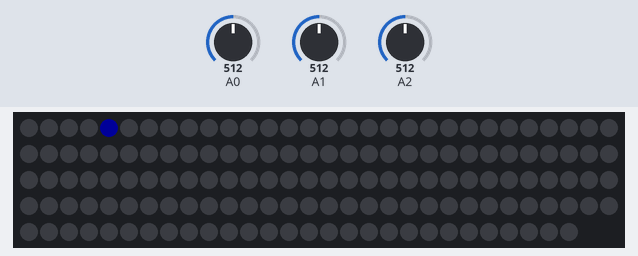
This sketch was run on a simulated Arduino Uno, built with avr-gcc and run on an emulated ATmega328P. Parts: 148 RGB LEDs in strip order, left to right, continuing on the next row. The test bench sets the inputs (shaded band); at power-on: A0 = 512, A1 = 512, A2 = 512. Dim RGB values are drawn brighter than linear.

Above: at 1.2 s.
1.3 s: A0 set to 532
4.3 s: A1 set to 1023
At 5.92 s:
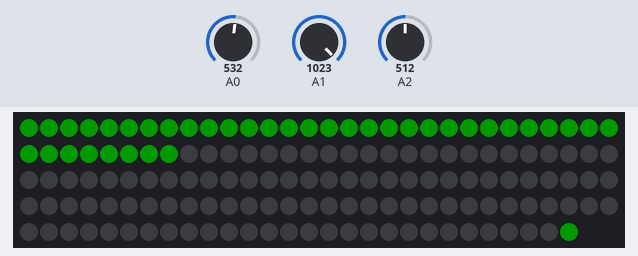
9.9 s: A2 set to 122
At 10.79 s:
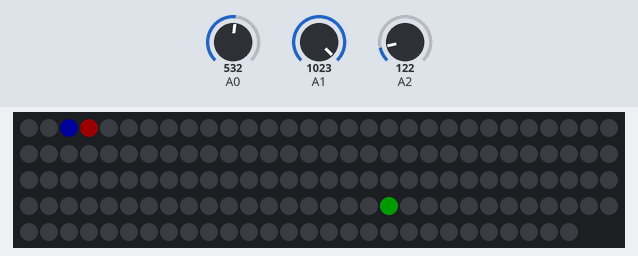
At 30.57 s:
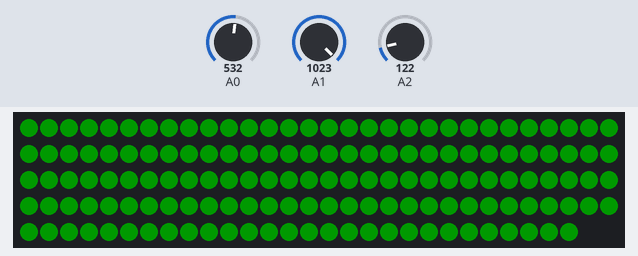

Measured:
- after the input at 4.3 s, the LEDs: first change after 0.27 s (image 1 shows a later state)
- after the input at 9.9 s, the LEDs: first differ from a run without the input after 0.44 s (image 2 shows a later state)

The sketch:

RGB_race.ino
```cpp
#include <Adafruit_NeoPixel.h>

#define PIN 6
Adafruit_NeoPixel strip = Adafruit_NeoPixel(148, PIN, NEO_GRB + NEO_KHZ800);

const int players = 3;
const int playerPin[players] = {0,1,2};
int playerControl[players] = {0,0,0};
long int playerSpeed[players] = {0,0,0};
unsigned int playerPosition[players] = {0,0,0};
unsigned int last[players] = {0,0,0};
uint32_t playerColor[players];

void setup() {

  playerColor[0] = strip.Color(127, 0, 0);
  playerColor[1] = strip.Color(0, 127, 0);
  playerColor[2] = strip.Color(0, 0, 127);

  strip.begin();
  strip.setBrightness(50);
  strip.show();
}

void loop() {

  for ( int i = 0; i < players; i++){
    playerControl[i] = analogRead(playerPin[i]);
    playerSpeed[i] = map(playerControl[i], 0, 1023, 500, 1);
    if (millis() - last[i] > playerSpeed[i]){
      if (playerControl[i] > 100){
        playerPosition[i]++;
        last[i] = millis();
      }

     if (playerPosition[i] >= strip.numPixels())
     {
      colorWipe(playerColor[i], 10);
      colorWipe(strip.Color(0, 0, 0), 10);
      for ( int j = 0; j < players; j++)
        playerPosition[j] = 0;
      break;
     }
    }


  }

  for ( int i = 0; i < players; i++){
    strip.setPixelColor(playerPosition[i], playerColor[i]);
    strip.setPixelColor(playerPosition[i]-1, strip.Color(0, 0, 0));
  }
  strip.show();

}

// Fill the dots one after the other with a color
void colorWipe(uint32_t c, uint8_t wait) {
  for(uint16_t i=0; i< strip.numPixels(); i++) {
    strip.setPixelColor(i, c);
    strip.show();
    delay(wait);
  }
}
```
